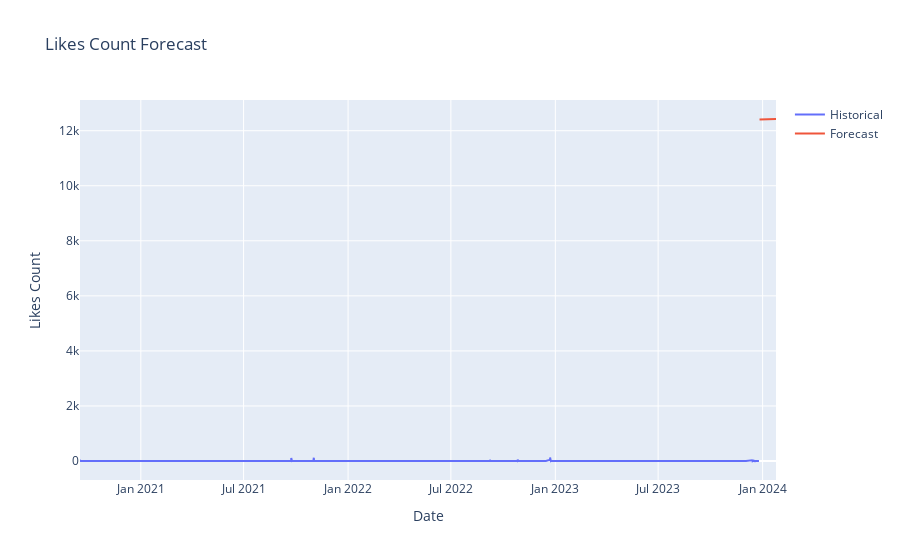

The cell this chart's notebook holds for it:
### Code cell
import plotly.graph_objs as go

# Create interactive visualization
fig = go.Figure(data=[
    go.Scatter(x=data.index, y=data['likesCount'], name='Historical'),
    go.Scatter(x=future_dates, y=future_likes, name='Forecast')
])

fig.update_layout(title='Likes Count Forecast', xaxis_title='Date', yaxis_title='Likes Count')
plt.savefig('Likes Count Forecast_4.jpeg')
fig.show()

### Figure 1 — Plotly figure (JSON) as saved in the notebook; plotly's stock layout.template omitted (floating-point values rounded to 4 significant figures; data arrays with more than 128 entries replaced by an {"elided": "..."} marker saying what was removed)
{"data": [{"name": "Historical", "type": "scatter", "x": {"elided": "522 str values"}, "y": {"elided": "522 int values"}}, {"name": "Forecast", "type": "scatter", "x": ["2023-12-26T13:34:39", "2023-12-27T13:34:39", "2023-12-28T13:34:39", "2023-12-29T13:34:39", "2023-12-30T13:34:39", "2023-12-31T13:34:39", "2024-01-01T13:34:39", "2024-01-02T13:34:39", "2024-01-03T13:34:39", "2024-01-04T13:34:39", "2024-01-05T13:34:39", "2024-01-06T13:34:39", "2024-01-07T13:34:39", "2024-01-08T13:34:39", "2024-01-09T13:34:39", "2024-01-10T13:34:39", "2024-01-11T13:34:39", "2024-01-12T13:34:39", "2024-01-13T13:34:39", "2024-01-14T13:34:39", "2024-01-15T13:34:39", "2024-01-16T13:34:39", "2024-01-17T13:34:39", "2024-01-18T13:34:39", "2024-01-19T13:34:39", "2024-01-20T13:34:39", "2024-01-21T13:34:39", "2024-01-22T13:34:39", "2024-01-23T13:34:39", "2024-01-24T13:34:39"], "y": [12410.0, 12410.0, 12410.0, 12410.0, 12410.0, 12410.0, 12410.0, 12410.0, 12410.0, 12410.0, 12410.0, 12410.0, 12420.0, 12420.0, 12420.0, 12420.0, 12420.0, 12420.0, 12420.0, 12420.0, 12420.0, 12420.0, 12420.0, 12420.0, 12420.0, 12420.0, 12420.0, 12420.0, 12430.0, 12430.0]}], "layout": {"autosize": true, "title": {"text": "Likes Count Forecast"}, "xaxis": {"autorange": true, "range": ["2020-09-15 21:25:05", "2024-01-24 13:34:39"], "title": {"text": "Date"}, "type": "date"}, "yaxis": {"autorange": true, "range": [-690.3, 13120.0], "title": {"text": "Likes Count"}, "type": "linear"}}}
